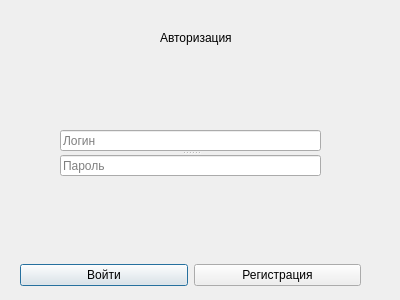
<?xml version="1.0" encoding="UTF-8"?>
<ui version="4.0">
 <class>LoginDialog</class>
 <widget class="QDialog" name="LoginDialog">
  <property name="geometry">
   <rect>
    <x>0</x>
    <y>0</y>
    <width>400</width>
    <height>300</height>
   </rect>
  </property>
  <property name="windowTitle">
   <string>Авторизация</string>
  </property>
  <widget class="QLabel" name="label">
   <property name="geometry">
    <rect>
     <x>160</x>
     <y>30</y>
     <width>81</width>
     <height>16</height>
    </rect>
   </property>
   <property name="text">
    <string>Авторизация</string>
   </property>
  </widget>
  <widget class="QSplitter" name="splitter">
   <property name="geometry">
    <rect>
     <x>60</x>
     <y>130</y>
     <width>261</width>
     <height>47</height>
    </rect>
   </property>
   <property name="orientation">
    <enum>Qt::Orientation::Vertical</enum>
   </property>
   <widget class="QLineEdit" name="lineLogin">
    <property name="placeholderText">
     <string>Логин</string>
    </property>
   </widget>
   <widget class="QLineEdit" name="linePassword">
    <property name="echoMode">
     <enum>QLineEdit::EchoMode::Password</enum>
    </property>
    <property name="placeholderText">
     <string>Пароль</string>
    </property>
   </widget>
  </widget>
  <widget class="QWidget" name="">
   <property name="geometry">
    <rect>
     <x>20</x>
     <y>250</y>
     <width>341</width>
     <height>51</height>
    </rect>
   </property>
   <layout class="QHBoxLayout" name="horizontalLayout">
    <item>
     <widget class="QPushButton" name="btnLogin">
      <property name="text">
       <string>Войти</string>
      </property>
     </widget>
    </item>
    <item>
     <widget class="QPushButton" name="btnRegister">
      <property name="text">
       <string>Регистрация</string>
      </property>
     </widget>
    </item>
   </layout>
  </widget>
 </widget>
 <resources/>
 <connections/>
</ui>
